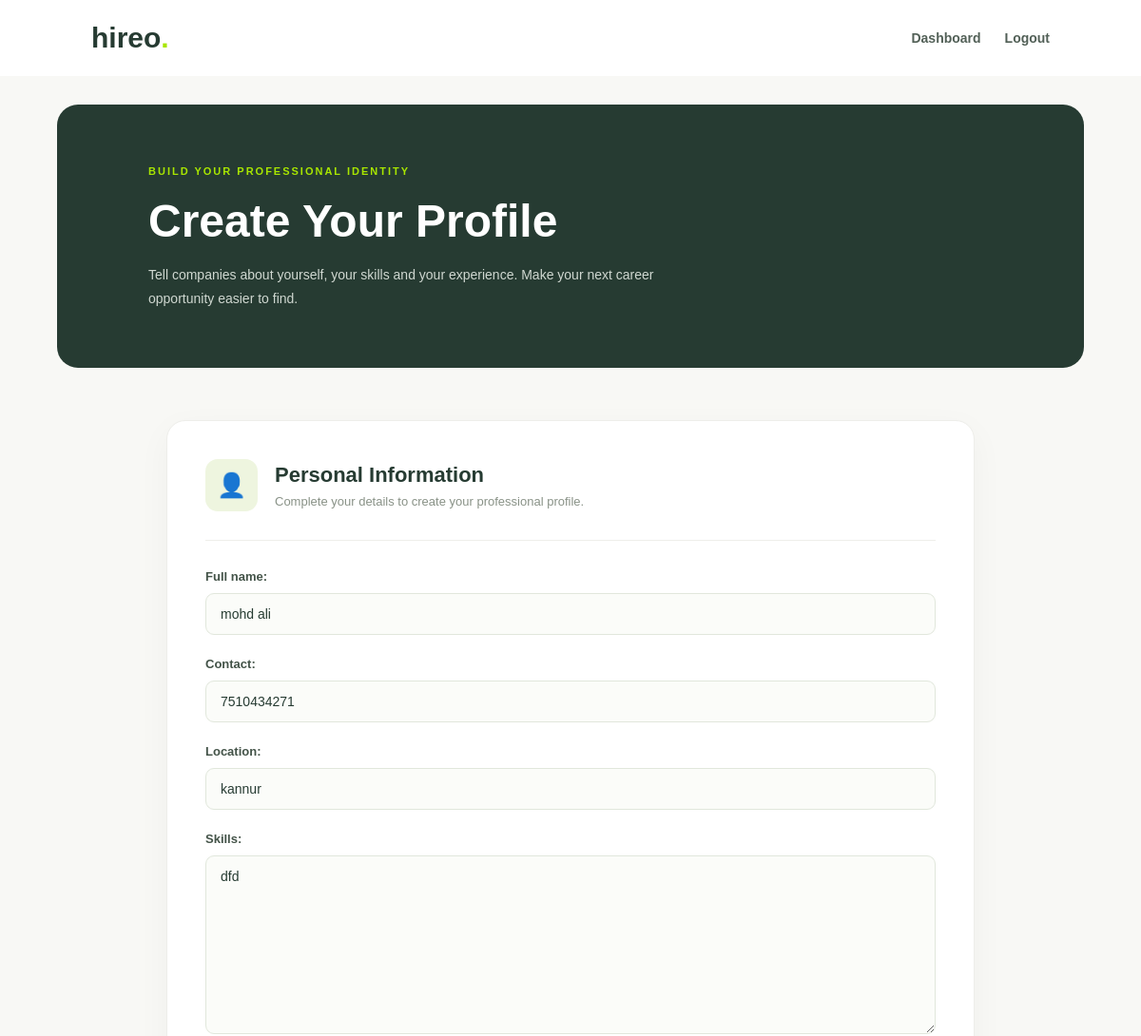
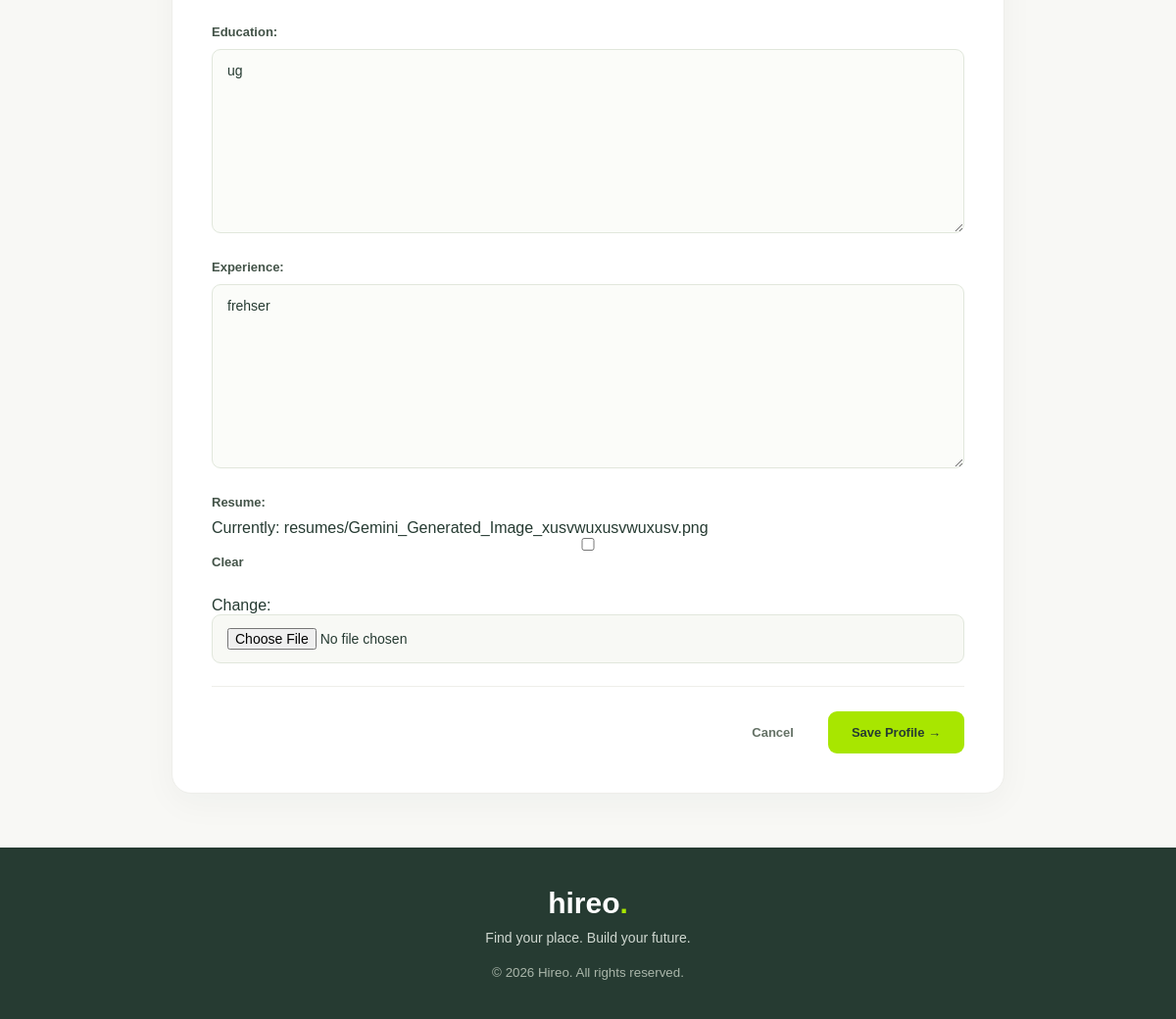
Screenshot of /employee/create-profile/ (signed in) with the database file from the repository (2 pictures, top to bottom).
### employees/models.py (models this page shows, shortened)
class EmployeeProfile(models.Model):
    user = models.OneToOneField(
        settings.AUTH_USER_MODEL,
        on_delete=models.CASCADE
    )
    full_name = models.CharField(max_length=100)
    contact = models.CharField(max_length=15)
    location = models.CharField(max_length=100)
    skills = models.TextField()
    education = models.TextField()
    experience = models.TextField()
    resume = models.FileField(
        upload_to='resumes',
        null=True,
        blank=True
    )

### employees/views.py (the view)
# urls.py: path('create-profile/', views.create_profile, name='create_profile'),
@login_required
def create_profile(request):
    if request.user.role != 'employee':
        return redirect('login')
    profile = EmployeeProfile.objects.filter(user=request.user).first()
    if request.method == 'POST':
        form = EmployeeProfileForm(request.POST,request.FILES,instance=profile)
        if form.is_valid():
            profile = form.save(commit=False)
            profile.user = request.user
            profile.save()
            return redirect('employee_dashboard')
    else:
        form = EmployeeProfileForm(instance=profile)
    return render(request, 'employees/create_profile.html', {'form': form})

### employees/forms.py
class EmployeeProfileForm(forms.ModelForm):
    class Meta:
        model = EmployeeProfile
        fields = [
            'full_name',
            'contact',
            'location',
            'skills',
            'education',
            'experience',
            'resume'
        ]

### employees/templates/employees/create_profile.html (shortened to what this page needs)
{% load static %}
<!DOCTYPE html>
<html lang="en">
<head>
<link rel="stylesheet" href="{% static 'css/style.css' %}">
</head>
<body class="employee-profile-page">
<nav class="employee-profile-navbar">
    <a href="{% url 'home' %}" class="employee-profile-logo">
        hireo<span>.</span>
    </a>
    <div>
        <a href="{% url 'employee_dashboard' %}">Dashboard</a>
        <a href="{% url 'logout' %}">Logout</a>
    </div>
</nav>
<section class="employee-profile-hero">
    <span>BUILD YOUR PROFESSIONAL IDENTITY</span>
    <h1>Create Your Profile</h1>
    <p>
        Tell companies about yourself, your skills and your experience.
        Make your next career opportunity easier to find.
    </p>
</section>
<main class="employee-profile-container">
    <div class="employee-profile-heading">
        <div class="employee-profile-icon">
            👤
        </div>
        <div>
            <h2>Personal Information</h2>
            <p>Complete your details to create your professional profile.</p>
        </div>
    </div>
    <form method="POST" enctype="multipart/form-data" class="employee-profile-form">
        <div class="employee-profile-fields">
            {{ form.as_p }}
        </div>
        <div class="employee-profile-actions">
            <a href="{% url 'employee_dashboard' %}">
                Cancel
            </a>
            <button type="submit">
                Save Profile →
            </button>
        </div>
    </form>
</main>
<footer class="employee-profile-footer">
    <h2>hireo<span>.</span></h2>
    <p>Find your place. Build your future.</p>
    <small>© 2026 Hireo. All rights reserved.</small>
</footer>
</body>
</html>

### rows the page displays
EmployeeProfile: full_name "mohd ali", contact "7510434271", location "kannur", skills "dfd", education "ug", experience "frehser"
